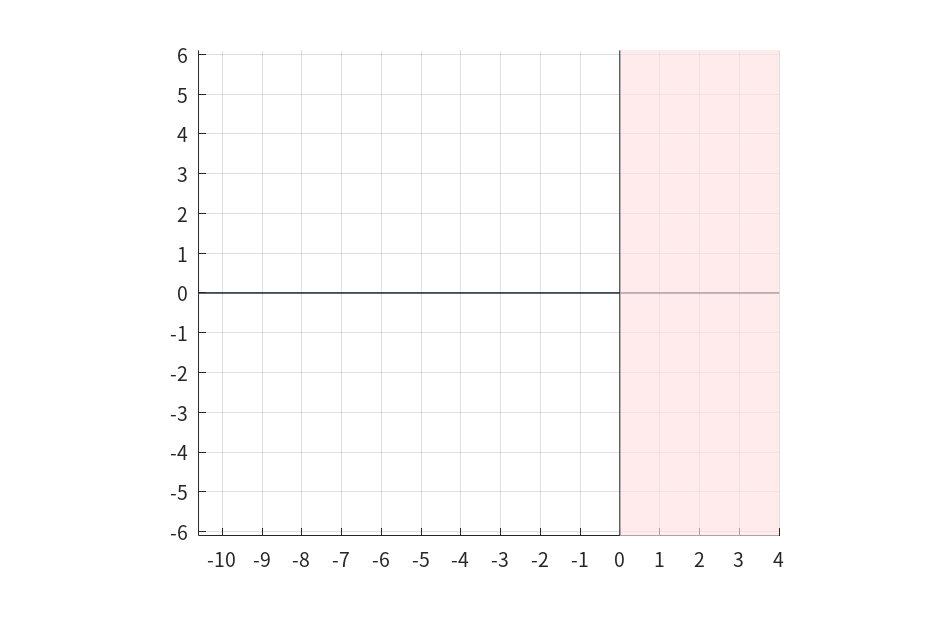

MATLAB code to generate this figure: (Note: this script raises an error after producing the figure.)
graphics_toolkit("qt");

font_name = "Noto Sans CJK SC";
set(0, "defaultaxesfontname", font_name);
set(0, "defaulttextfontname", font_name);
set(0, "defaultaxesfontweight", "normal");
set(0, "defaulttextfontweight", "normal");
set(0, "defaultlinelinewidth", 2.0);
set(0, "defaulttextinterpreter", "tex");

script_dir = fileparts(mfilename("fullpath"));
addpath(script_dir);
out_png = fullfile(script_dir, "T3-2-root-locus-reading-20260623-160841.png");
out_pdf = fullfile(script_dir, "T3-2-root-locus-reading-20260623-160841.pdf");

figure(1, "visible", "off");
clf;
set(gcf, "color", "w");
set(gcf, "paperunits", "inches");
set(gcf, "papersize", [9.4, 6.3]);
set(gcf, "paperposition", [0, 0, 9.4, 6.3]);

hold on;
grid on;
box off;

x_limits = [-10.6, 4.0];
y_limits = [-6.1, 6.1];
axis([x_limits, y_limits]);
axis equal;
set(gca, "fontname", font_name, "fontsize", 14);
set(gca, "position", [0.10, 0.15, 0.84, 0.77]);
set(gca, "xtick", -10:1:4);
set(gca, "ytick", -6:1:6);

plot([x_limits(1), x_limits(2)], [0, 0], "-", "color", [0.12, 0.16, 0.22], "linewidth", 1.1);
plot([0, 0], [y_limits(1), y_limits(2)], "-", "color", [0.12, 0.16, 0.22], "linewidth", 1.1);

fill([0, x_limits(2), x_limits(2), 0], [y_limits(1), y_limits(1), y_limits(2), y_limits(2)], ...
  [1.00, 0.88, 0.88], "edgecolor", "none", "facealpha", 0.65);

blue = [0.15, 0.39, 0.92];
red = [0.86, 0.15, 0.15];
orange = [0.95, 0.45, 0.10];
dark = [0.07, 0.09, 0.13];
muted = [0.42, 0.48, 0.56];

% True root-locus data for G0(s)=1/[s(s+2)(s+6)]:
% closed-loop characteristic equation s^3 + 8s^2 + 12s + K_r = 0.
k_values = unique([linspace(0, 5.0490424755, 180), linspace(5.0490424755, 96, 340), linspace(96, 260, 260)]);
branch_roots = zeros(3, numel(k_values));
branch_roots(:, 1) = sort(roots([1, 8, 12, k_values(1)]));
perms3 = perms(1:3);
for idx = 2:numel(k_values)
  current_roots = roots([1, 8, 12, k_values(idx)]);
  previous_roots = branch_roots(:, idx - 1);
  best_order = perms3(1, :);
  best_cost = Inf;
  for pidx = 1:rows(perms3)
    ordered = current_roots(perms3(pidx, :));
    cost = sum(abs(ordered(:) - previous_roots(:)));
    if (cost < best_cost)
      best_cost = cost;
      best_order = perms3(pidx, :);
    endif
  endfor
  branch_roots(:, idx) = current_roots(best_order);
endfor

for b = 1:3
  x_branch = real(branch_roots(b, :));
  y_branch = imag(branch_roots(b, :));
  real_mask = abs(y_branch) < 1e-5;
  for segment_kind = 1:2
    if (segment_kind == 1)
      segment_mask = real_mask;
      segment_color = blue;
      arrow_position = 1.0;
      arrow_scale = 1.22;
    else
      segment_mask = !real_mask;
      segment_color = red;
      arrow_position = 1.0;
      arrow_scale = 1.22;
    endif

    idx = find(segment_mask & isfinite(x_branch) & isfinite(y_branch));
    if (numel(idx) < 2)
      continue;
    endif

    breaks = [0, find(diff(idx) > 1), numel(idx)];
    for run_idx = 1:(numel(breaks) - 1)
      run = idx((breaks(run_idx) + 1):breaks(run_idx + 1));
      if (numel(run) < 2)
        continue;
      endif
      if (segment_kind == 2 && run(1) > 1)
        previous_idx = run(1) - 1;
        if (abs(y_branch(previous_idx)) < 1e-5)
          run = [previous_idx, run];
        endif
      endif
      run_arrow_position = arrow_position;
      if (segment_kind == 1 && x_branch(run(end)) > -6.0)
        run_arrow_position = 0.82;
      endif
      draw_curve_arrows(gca(), x_branch(run), y_branch(run), ...
        "positions", run_arrow_position, "color", segment_color, "linewidth", 2.6, ...
        "scale", arrow_scale);
    endfor
  endfor
endfor

% Open-loop poles.
open_poles = [0, -2, -6];
for i = 1:numel(open_poles)
  px = open_poles(i);
  plot(px, 0, "x", "color", dark, "markersize", 12, "linewidth", 2.2);
  text(px, -0.28, sprintf("%g", px), "horizontalalignment", "center", ...
    "verticalalignment", "top", "fontsize", 13, "color", dark);
endfor

% Exact closed-loop reading points from the problem stem.
points = [
  -0.9028, 0.00;
  -6.0806, 0.00;
  -0.1902, 0.00;
  -1.7292, 0.00;
  -0.8861, 0.4223;
  -0.8861, -0.4223;
  -0.1337, 3.1487;
  -0.1337, -3.1487;
  0.00, 3.4641;
  0.00, -3.4641
];
plot(points(:, 1), points(:, 2), "o", "color", orange, ...
  "markerfacecolor", orange, "markersize", 7.0, "linewidth", 1.2);

text(-2.55, -0.82, "分离点", "fontsize", 11, "color", dark);
text(-2.55, -1.12, "K_r≈5.05", "fontsize", 11, "color", dark);
text(-3.05, 1.18, "K_r=2", "fontsize", 11, "color", dark);
text(-3.05, 0.88, "s≈-6.081,-1.729,-0.190", "fontsize", 11, "color", dark);
text(-2.70, 2.95, "80%工作增益点", "fontsize", 11, "color", dark);
text(-2.70, 2.65, "K_r=76.8 共轭根", "fontsize", 11, "color", dark);
text(0.92, 3.42, "K_r=96", "fontsize", 11, "color", dark);
text(0.92, 3.12, "虚轴共轭根 ±j3.464", "fontsize", 11, "color", dark);

text(-4.1, 0.28, "无根轨迹区间", "fontsize", 12, "color", muted, ...
  "horizontalalignment", "center");
plot([-5.85, -2.15], [0, 0], ":", "color", [0.65, 0.70, 0.77], "linewidth", 1.2);
text(2.55, 5.55, "不稳定侧", "fontsize", 12, "color", [0.60, 0.11, 0.11], ...
  "horizontalalignment", "center");

xlabel("实轴", "fontsize", 14, "fontname", font_name);
ylabel("虚轴", "fontsize", 14, "fontname", font_name);

print(gcf, out_png, "-dpng", "-r220");
print(gcf, out_pdf, "-dpdf");
close(gcf);

printf("%s\n", out_png);
